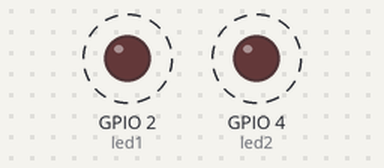
Simulated run of this program. Board: ESP32. Shown: output pins drawn as LEDs (lit = HIGH). Dashed ring = blinking. What the program prints to the serial monitor is not drawn.

Above: at 0.2 s.
Timing chart, 0 to 5.5 s (numbered marks = the images above):
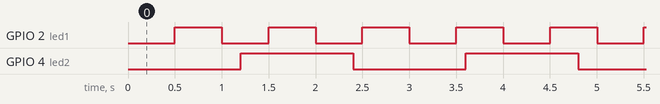

Measured:
- by itself, GPIO 2 (led1): alternates HIGH for 0.50 s and LOW for 0.50 s
- by itself, GPIO 4 (led2): alternates HIGH for 1.2 s and LOW for 1.2 s

The program:

main.cpp
```cpp
#include <Arduino.h>

int led1 = 2;
int led2 = 4;

unsigned long tg1 = 0;
unsigned long tg2 = 0;

void setup() {
  pinMode(led1, OUTPUT);
  pinMode(led2, OUTPUT);

  Serial.begin(115200);

  Serial.println("-------------------------------");
  Serial.println("NGUYEN THI PHUONG NHUNG - 2033240244");
  Serial.println("BAI01 - LED DOC LAP");
  Serial.println("-------------------------------");

}

void loop() {

  // LED 1
  if (millis() - tg1 >= 500) {
    tg1 = millis();

    digitalWrite(led1, !digitalRead(led1));

    if (digitalRead(led1) == HIGH) {
      Serial.println("LED 1: BAT");
    } else {
      Serial.println("LED 1: TAT");
    }
  }

  // LED 2
  if (millis() - tg2 >= 1200) {
    tg2 = millis();

    digitalWrite(led2, !digitalRead(led2));

    if (digitalRead(led2) == HIGH) {
      Serial.println("LED 2: BAT");
    } else {
      Serial.println("LED 2: TAT");
    }
  }
}
```
